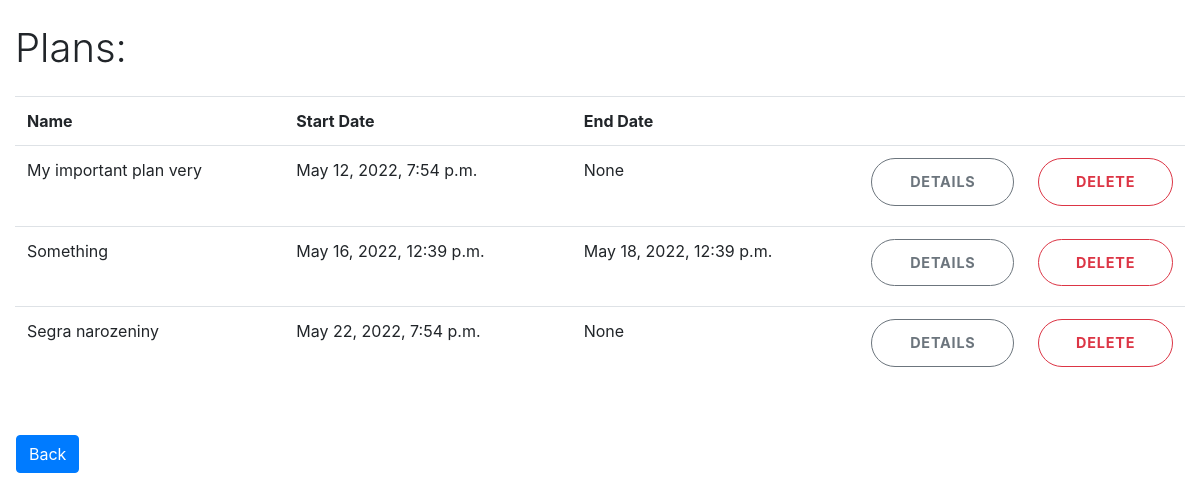
The app's page /planner/3/plans/ (signed in) with its own data.
### planner/models.py (models this page shows, shortened)
class Plan(models.Model):
    plan_id = models.AutoField(primary_key=True)
    planner = models.ForeignKey(Planner, on_delete=models.CASCADE)
    name = models.CharField(max_length=255)
    start_date = models.DateTimeField()
    end_date = models.DateTimeField(null=True, blank=True)

### planner/views.py (the view)
# urls.py: path('planner/<int:id>/plans/', views.plansView, name='plans'),
@login_required
def plansView(request, id):
    context = {}
    planner = Planner.objects.get(planner_id=id)
    context["plans"] = planner.plan_set.order_by('start_date')
    context["planner_id"] = id
    return render(request, 'planner/plans.html', context)

### templates/planner/plans.html (shortened to what this page needs)
{% extends 'base.html' %} {% load widget_tweaks %} {% block content %}
<br/>
<div class="container-fluid">
    <div class="row">
        <div class="col-md-3">
           <h1 class="login-heading mb-4 my-auto"> Plans: </h1>
        </div>
    </div>
    <table class="row">
        <table class="table">
            <tr>
              <th scope="col">Name</th>
              <th scope="col">Start Date</th>
              <th scope="col">End Date</th>
              <th scope="col"></th>
              <th scope="col"></th>
            </tr>
            {% for plan in plans %}
            <tr>
                <td> {{plan.name}}</td>
                <td> {{plan.start_date}}</td>
                <td> {{plan.end_date}}</td>
                <td>
                    <a href="{% url 'plan' planner_id plan.plan_id %}">
                    <button class="btn btn-lg btn-outline-secondary btn-login btn-block text-uppercase font-weight-bold mb-2"> Details </button>
                    </a>
                </td>
                <td>
                    <button data-toggle="modal" data-target="#deleteModal" class="btn btn-lg btn-outline-danger btn-login btn-block text-uppercase font-weight-bold mb-2"> Delete </button>
                </td>
            </tr>
            {% endfor %}
            </div>
    <div class="ml-3 mt-2">
        <a class="btn btn-primary" href="{% url 'home' %}"> Back </a>
    </div>
{% endblock content %}

### records on screen
Plan: name "My important plan very", start_date "May 12, 2022, 7:54 p.m.", end_date "None"
Plan: name "Something", start_date "May 16, 2022, 12:39 p.m.", end_date "May 18, 2022, 12:39 p.m."
Plan: name "Segra narozeniny", start_date "May 22, 2022, 7:54 p.m.", end_date "None"
